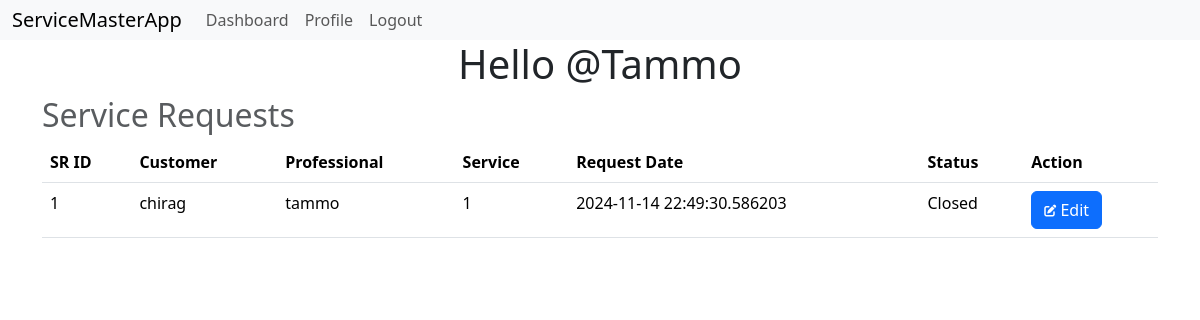
Screenshot of /pdashboard (signed in) with the database file from the repository.
### models.py (models this page shows, shortened)
class Professional(db.Model):
    __tablename__='professional'
    id=db.Column(db.Integer, primary_key=True)
    username=db.Column(db.String(32), nullable=False, unique=True)
    passwordhash=db.Column(db.String(512), nullable=False)
    name=db.Column(db.String(64), nullable=False)
    contact=db.Column(db.Integer, nullable=False)
    service_id=db.Column(db.Integer, db.ForeignKey('service.id'), nullable=False)
    experience=db.Column(db.Integer, nullable=False)
    pincode=db.Column(db.String(8), nullable=False)
    utype=db.Column(db.String(16), nullable=False, default='Professional')
    status=db.Column(db.String(16), nullable=True, default='Pending')
    profile=db.Column(db.String(512), nullable=False)
    @property
    def password(self):
        raise AttributeError('password is not a readable attribute')

class ServiceRequest(db.Model):
    __tablename__='servicerequests'
    servicereqid=db.Column(db.Integer,primary_key=True)
    cuser=db.Column(db.String(32),db.ForeignKey('customer.username'),nullable=False)
    puser=db.Column(db.String(32),db.ForeignKey('professional.username'),nullable=False)
    service_id=db.Column(db.Integer, db.ForeignKey('service.id'), nullable=False)
    requestdate=db.Column(db.DateTime, nullable=False)
    completedate=db.Column(db.DateTime, nullable=True)
    status=db.Column(db.String(32), nullable=False)
    rating=db.Column(db.String(32), nullable=True)
    review=db.Column(db.String(512), nullable=True)
    customers=db.relationship('Customer', backref='servicerequests', lazy=True)
    services=db.relationship('Service', backref='servicerequests', lazy=True)
    professionals=db.relationship('Professional', backref='servicerequests', lazy=True)

### routes.py (the view)
@app.route('/pdashboard')
@auth_required
def pdashboard():
    user=Professional.query.get(session['user_id'])
    return render_template('pdashboard.html',user=user, servreq=ServiceRequest.query.filter_by(puser=user.username))

### routes.py (called while the page is built)
def auth_required(func):
    @wraps(func)
    def inner(*args, **kwargs):
        if 'user_id' not in session:
            flash('Please Login')
            return redirect(url_for('login'))
        return func(*args, **kwargs)
    return inner

### templates/pdashboard.html (shortened to what this page needs)
{% extends 'layout.html' %}
{% block content %}
    <h1>Hello @{{user.name}}</h1>
    <div class="heading">
        <h2 class="text-muted">Service Requests</h2>
    </div>
    <table class="table">
        <thead>
            <th>SR ID</th>
            <th>Customer</th>
            <th>Professional</th>
            <th>Service</th>
            <th>Request Date</th>
            <th>Status</th>
            <th>Action</th>
        </thead>
        <tbody>
            {% for sr in servreq %}
                <tr>
                    <td>{{sr.servicereqid}}</td>
                    <td>{{sr.cuser}}</td>
                    <td>{{sr.puser}}</td>
                    <td>{{sr.service_id}}</td>
                    <td>{{sr.requestdate}}</td>
                    <td>{{sr.status}}</td>
                    <td>
                    <a class="btn btn-primary" href="{{url_for('peditservicerequest', servicereq_id=sr.servicereqid)}}">
                        <i class="fas fa-edit fa-xs"></i>
                        Edit
                    </a>
                </td>
                </tr>
            {% endfor %}
        </tbody>
    </table>
{% endblock %}

### templates/pdashboard.html (style rules this page uses)
.heading { display: flex; justify-content: space-between; align-items: center; }
h1 { text-align: center; }

### rows the page displays
Professional: name "Tammo"
ServiceRequest: servicereqid "1", cuser "chirag", puser "tammo", service_id "1", requestdate "2024-11-14 22:49:30.586203", status "Closed"
